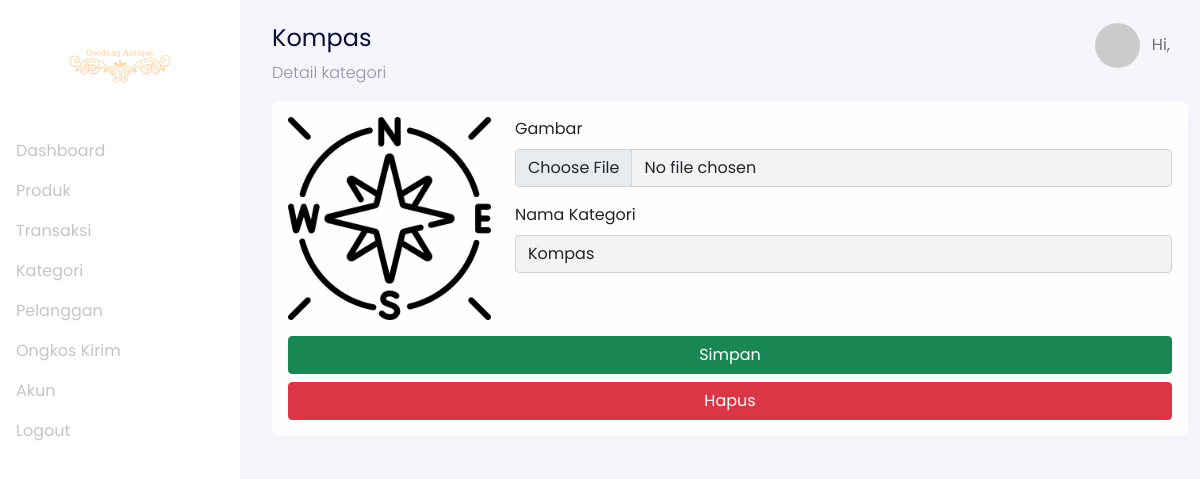
The page /backend/categories/edit.php?categories_id=1 on the database its author committed.
### tables this page shows
CREATE TABLE `categories` (
  `categories_id` int(11) NOT NULL,
  `name_category` varchar(255) NOT NULL,
  `slug` varchar(255) NOT NULL,
  `photo` varchar(225) NOT NULL
);

### backend/categories/edit.php (the view, shortened to what this page needs)
<?php
    include '../components/header.php';
?>
<body>
  <div class="page-dashboard">
    <div class="d-flex"  id="wrapper" data-aos="fade-right">
    <?php include '../components/sidebar.php' ?>
        <div id="page-content-wrapper">
          <nav class="navbar navbar-store navbar-expand-lg navbar-light" data-aos="fade-down">
            <div class="container-fluid">
              <div class="collapse navbar-collapse" id="navbarSupportedContent">
                <ul class="navbar-nav ms-auto d-none d-lg-flex">
                    <li class="nav-item dropdown">
                      <a href="#" class="nav-link" id="navbarDropdown" role="button" data-bs-toggle="dropdown">
                        <img src="https://ui-avatars.com/api/?name=<?= $_SESSION['name']; ?>" alt="" class="rounded-circle me-2 profile-picture">
                        Hi, <?= $_SESSION['name']; ?>
                      </a>
                    </li>
                </ul>
              </div>
            </div>
          </nav>
          <div class="section-content section-dashboard-home" data-aos="fade-up">
          <?php
            $categories_id = $_GET['categories_id'];
            $query = mysqli_query($config, "SELECT * FROM categories WHERE categories_id='$categories_id'");
            while ($data = mysqli_fetch_array($query)) {
          ?>
          <div class="container-fluid">
              <div class="dashboard-heading">
                <h2 class="dashboard-title"><?= $data['name_category']; ?></h2>
                <p class="dashboard-subtitle">
                  Detail kategori
                </p>
              </div>
              <div class="dashboard-content">
                <div class="row">
                  <div class="col-12">
                    <form action="update.php" method="POST" enctype="multipart/form-data">
                      <div class="card">
                        <div class="card-body">
                          <div class="row">
                            <div class="col-md-3">
                              <div class="mb-3">
                                <img src="../../images/categories/<?= $data['photo']; ?>"  id="image-preview" class="img-fluid" alt="" srcset="">
                              </div>
                            </div>
                            <div class="col-md-9">
                              <div class="mb-3">
                                <label class="form-label">Gambar</label>
                                <input type="file" class="form-control"  name="foto" id="image-source"  onchange="previewImage();">
                              </div>
                              <div class="mb-3">
                                <label class="form-label">Nama Kategori</label>
                                <input type="text" class="form-control" value="<?= $data['name_category']; ?>" name="name_category" required>
                              </div>
                            </div>
                          </div>
                          <div class="row">
                            <div class="col-12 text-end d-grid gap-2">
                              <button type="submit" class="btn btn-success px-5 btn-block">Simpan</button>
                              <a href="destroy.php?categories_id=<?= $categories_id; ?>"  class="btn btn-danger px-5 btn-block">Hapus</a>
                            </div>
                          </div>
                        </div>
                      </div>
                    </form>
                  </div>
                </div>
              </div>
            </div>
          </div>
          <?php
            }
          ?>
          </div>
        </div>
    </div>
  <?php
    include '../components/footer.php';
  ?>

### rows shown on the page
categories: name_category "Kompas", photo (picture)
